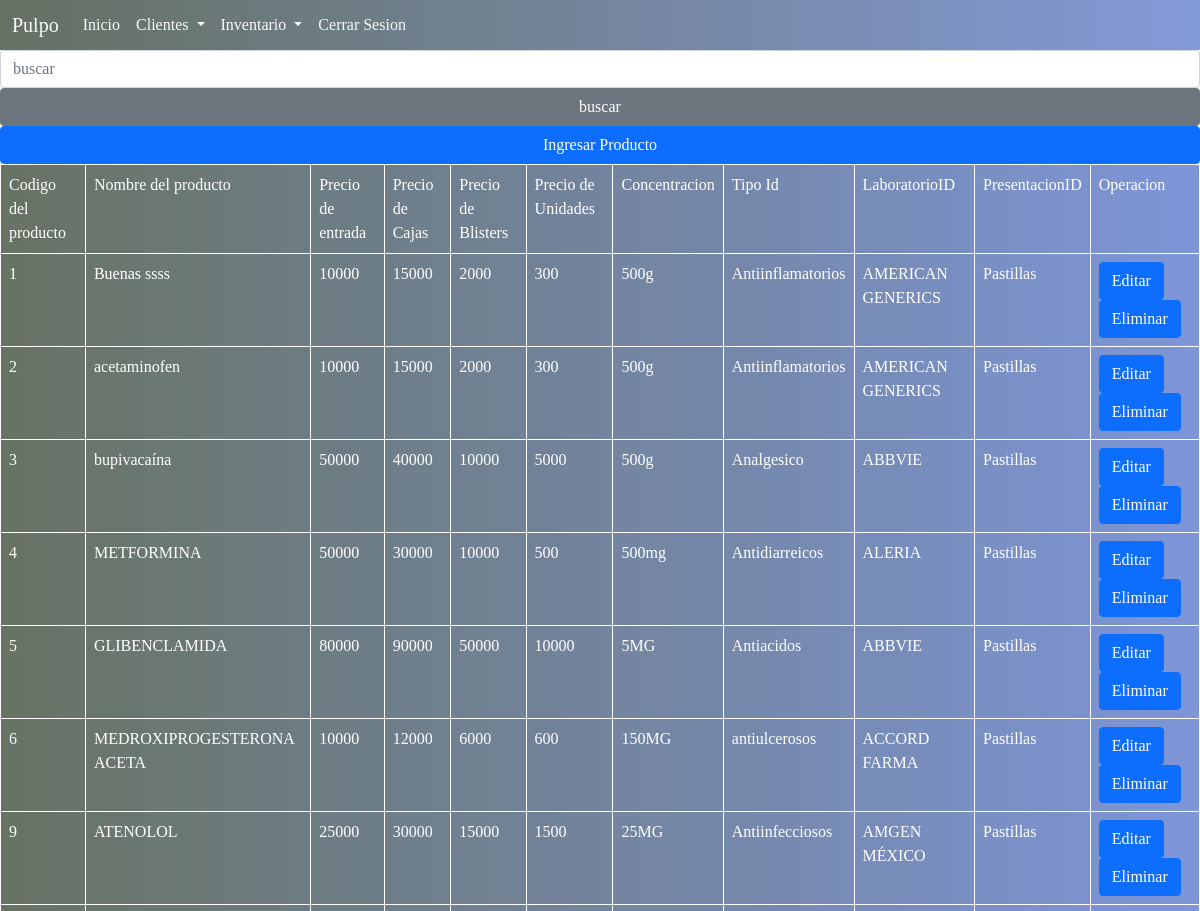
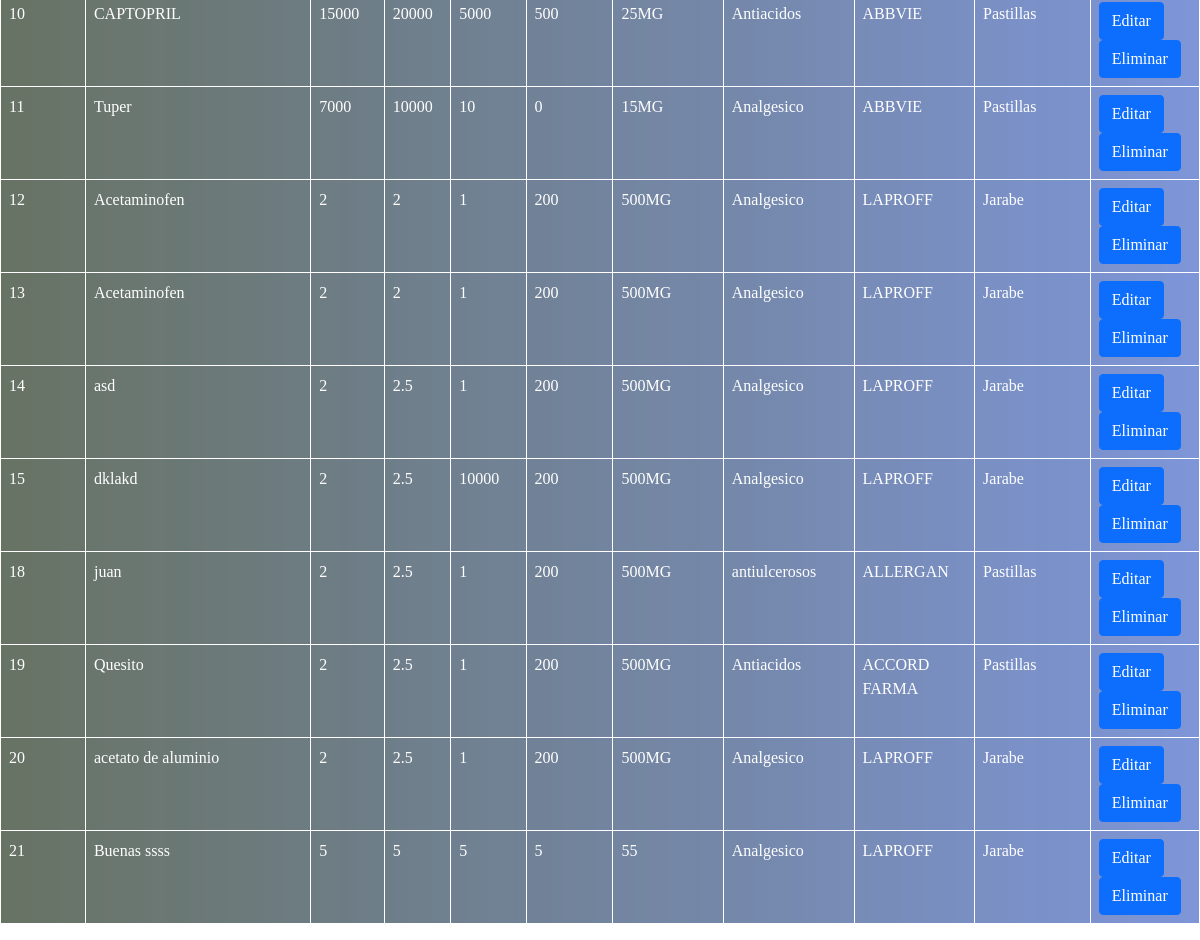
Page /inventario/producto/inventario.php on the committed database (2 pictures, top to bottom).
### tables this page shows
CREATE TABLE `producto` (
  `Codigo_Producto` int(25) NOT NULL,
  `Nombre_Producto` varchar(25) DEFAULT NULL,
  `Precio_Entrada` float DEFAULT NULL,
  `Precio_Caja` float DEFAULT NULL,
  `Precio_Blister` float DEFAULT NULL,
  `Precio_unidad` float DEFAULT NULL,
  `concentracion` varchar(25) DEFAULT NULL,
  `TipoID` int(25) DEFAULT NULL,
  `LaboratorioID` int(25) DEFAULT NULL,
  `PresentacionID` int(25) DEFAULT NULL
);

CREATE TABLE `tipo` (
  `ID_Tipo` int(25) NOT NULL,
  `Nombre_Tipo` varchar(25) DEFAULT NULL
);

CREATE TABLE `laboratorio` (
  `ID_Laboratorio` int(25) NOT NULL,
  `Nombre_Laboratorio` varchar(25) DEFAULT NULL
);

CREATE TABLE `presentacion` (
  `ID_Presentacion` int(25) NOT NULL,
  `Nombre_Presentacion` varchar(25) DEFAULT NULL
);

### php/conexion.php (called while the page is built, shortened)
<?php
class Conexion
{
    private $_HOST = 'localhost';
    private $_USERNAME = 'root';
    private $_PASSWORD = '0395';
    private $_DATABASE = 'pulpof';
    private $_con;
    public function __construct()
    {
        $this ->_con = new mysqli($this ->_HOST,
        $this->_USERNAME, $this->_PASSWORD, $this->_DATABASE );
    }
    public function login($sql){
     $res = mysqli_query($this->_con,$sql);
    return $res;
    }
    public function Mostrar($sql)
    {
        $res = mysqli_query($this->_con, $sql);
        return $res;
    }
}
?>

### php/productos.php (called while the page is built, shortened)
<?php
class productos
{
    public function readProducto()
    {
        $sql="SELECT * FROM producto";
        return $sql;
    }
}

### inventario/producto/inventario.php (the view, shortened to what this page needs)
<?php
include "../../php/productos.php";
include "../../php/conexion.php";
$producto = new productos();
$con = new Conexion();
$consul = $producto->readProducto();
$resultado = $con->Mostrar($consul);
?>
<!DOCTYPE html>
<html lang="en">
<head>
    <link href="https://cdn.jsdelivr.net/npm/bootstrap@5.1.3/dist/css/bootstrap.min.css" rel="stylesheet">
    <link rel="stylesheet" href="../../css/estilos.css">
    <link rel="stylesheet" href="../../css/estilos_inventario.css">
</head>
<body>
        <div class="container-fuild" >
        <nav class="navbar navbar-expand-lg navbar-light bg-light">
  <div class="container-fluid">
    <a class="navbar-brand text-light" href="#">Pulpo</a>
    <div class="collapse navbar-collapse" id="navbarSupportedContent">
      <ul class="navbar-nav me-auto mb-2 mb-lg-0">
        <li class="nav-item">
            <a class="nav-link text-light" href="../../facturacion/create_invoice.php">Inicio</a>
        </li>
        <li class="nav-item dropdown">
          <a class="nav-link dropdown-toggle text-light" href="verClientes.php" id="navbarDropdown" role="button" data-bs-toggle="dropdown" aria-expanded="false">
            Clientes
          </a>
        </li>
        <li class="nav-item dropdown">
          <a class="nav-link dropdown-toggle text-light" href="inventario/producto/inventario.php" id="navbarDropdown" role="button" data-bs-toggle="dropdown" aria-expanded="false">
            Inventario
          </a>
        </li>
        <li class="nav-item">
            <a class="nav-link text-light" href="../../php/cerrarsesion.php">Cerrar Sesion</a>
        </li>
      </ul>
    </div>
  </div>
</nav>
<form action="buscar.php" class="row g-0" method="get">
  <input class="form-control " type="text" name="buscar" id="buscar" placeholder="buscar" >
  <input class="btn btn-secondary" type="submit" value="buscar">
</form>
<form action="ingresarproductos.php" class="row g-0">
<input class="btn btn-primary" type="submit" value="Ingresar Producto">
</form>
<table class="table table-hover">
    <tr>
        <td>Codigo del producto</td>
        <td>Nombre del producto</td>
        <td>Precio de entrada</td>
        <td>Precio de Cajas</td>
        <td>Precio de Blisters</td>
        <td>Precio de Unidades</td>
        <td>Concentracion</td>
        <td>Tipo Id</td>
        <td>LaboratorioID</td>
        <td>PresentacionID</td>
        <td>Operacion</td>
    </tr>
    <?php
    While ($row=Mysqli_fetch_assoc($resultado)){
    ?>
    <tr>
      <td> <?php echo $row["Codigo_Producto"];  ?> </td>
      <td> <?php echo $row["Nombre_Producto"];  ?></td>
      <td> <?php echo $row["Precio_Entrada"];  ?></td>
      <td> <?php echo $row["Precio_Caja"];  ?></td>
      <td> <?php echo $row["Precio_Blister"];  ?></td>
      <td> <?php echo $row["Precio_unidad"];  ?></td>
      <td> <?php echo $row["concentracion"];  ?></td>
    <td><?php
          $sqlTipo = "SELECT `Nombre_Tipo` FROM `tipo` WHERE `ID_Tipo`=$row[TipoID];";
          $queryTipo = $con->login($sqlTipo);
          $result_Tipo = mysqli_num_rows($queryTipo);
        ?>
      <?php
            if($result_Tipo > 0){
                while ($Tipo = mysqli_fetch_array($queryTipo)){
      ?>
          <?php echo $Tipo["Nombre_Tipo"];?>
          <?php
             }}
          ?>
    </td>
    <td><?php
          $sqlLab = "SELECT `Nombre_Laboratorio` FROM `laboratorio` WHERE `ID_Laboratorio`=$row[LaboratorioID];";
          $queryLab = $con->login($sqlLab);
          $result_Lab = mysqli_num_rows($queryLab);
        ?>
        <?php
            if($result_Lab > 0){
              while ($Lab = mysqli_fetch_array($queryLab)){
        ?>
            <?php echo $Lab["Nombre_Laboratorio"];?>
        <?php
            }}
        ?>
    </td>
    <td> <?php
          $sqlPresent = "SELECT `Nombre_Presentacion` FROM `presentacion` WHERE `ID_Presentacion`=$row[PresentacionID];";
          $queryPresent = $con->login($sqlPresent);
          $result_presentacion = mysqli_num_rows($queryPresent);
        ?>
        <?php
            if($result_presentacion > 0){
              while ($presentacion = mysqli_fetch_array($queryPresent)){
        ?>
        <?php echo $presentacion["Nombre_Presentacion"];?>
        <?php
          }}
        ?></td>
    <td> <a class="btn btn-primary"  href="actualizarP.php? id=<?php echo $row["Codigo_Producto"];  ?>"> Editar</a>
    <a class="btn btn-primary"  onclick="return borrar()" href="procesoEliminar.php? id=<?php echo $row["Codigo_Producto"];  ?>" class="eliminar"> Eliminar</a></td>
    </tr>
    <?php
      } mysqli_free_result($resultado);
    ?>
    </table>
</body>
</html>

### CSS/estilos.css (style rules this page uses)
* { margin: 0; padding: 0; box-sizing: border-box; }
body { font-family: Georgia, 'Times New Roman', Times, serif; }
nav { text-align: right; padding: 15px 30px 0 0; position: fixed; top: 0; left: 0; width: 100%; height: 50px; background: hsla(224, 58%, 48%, 0.404); background: -webkit-linear-gradient(to right, hsla(104, 100%, 5%, 0.61),hsla(224, 58%, 48%, 0.603) ); background: linear-gradient(to right, hsla(104, 100%, 5%, 0.61),hsla(224, 58%, 48%, 0.596)); box-sizing: border-box; z-index: 1001; }

### CSS/estilos_inventario.css (style rules this page uses)
* { margin: 0; padding: 0; box-sizing: border-box; }
a { text-decoration: none; }
body { font-family: Georgia, 'Times New Roman', Times, serif; }
table { background: -webkit-linear-gradient(to right, hsla(104, 100%, 5%, 0.61),hsla(224, 58%, 48%, 0.644) ); background: linear-gradient(to right, hsla(104, 100%, 5%, 0.61),hsla(224, 58%, 48%, 0.637)); border: 1px solid; }
table td { border: 1px solid white; }
.table td { color: white; }
.table a { color: white; text-decoration: none; }

### rows in the picture
producto: Codigo_Producto "1", Nombre_Producto "Buenas ssss", Precio_Entrada "10000", Precio_Caja "15000", Precio_Blister "2000", Precio_unidad "300", concentracion "500g"
tipo: Nombre_Tipo "Antiinflamatorios"
laboratorio: Nombre_Laboratorio "AMERICAN GENERICS"
presentacion: Nombre_Presentacion "Pastillas"
producto: Codigo_Producto "2", Nombre_Producto "acetaminofen", Precio_Entrada "10000", Precio_Caja "15000", Precio_Blister "2000", Precio_unidad "300", concentracion "500g"
producto: Codigo_Producto "3", Nombre_Producto "bupivacaína", Precio_Entrada "50000", Precio_Caja "40000", Precio_Blister "10000", Precio_unidad "5000", concentracion "500g"
tipo: Nombre_Tipo "Analgesico"
laboratorio: Nombre_Laboratorio "ABBVIE"
producto: Codigo_Producto "4", Nombre_Producto "METFORMINA", Precio_Entrada "50000", Precio_Caja "30000", Precio_Blister "10000", Precio_unidad "500", concentracion "500mg"
tipo: Nombre_Tipo "Antidiarreicos"
laboratorio: Nombre_Laboratorio "ALERIA"
producto: Codigo_Producto "5", Nombre_Producto "GLIBENCLAMIDA", Precio_Entrada "80000", Precio_Caja "90000", Precio_Blister "50000", Precio_unidad "10000", concentracion "5MG"
tipo: Nombre_Tipo "Antiacidos"
producto: Codigo_Producto "6", Nombre_Producto "MEDROXIPROGESTERONA ACETA", Precio_Entrada "10000", Precio_Caja "12000", Precio_Blister "6000", Precio_unidad "600", concentracion "150MG"
tipo: Nombre_Tipo "antiulcerosos"
laboratorio: Nombre_Laboratorio "ACCORD FARMA"
producto: Codigo_Producto "9", Nombre_Producto "ATENOLOL", Precio_Entrada "25000", Precio_Caja "30000", Precio_Blister "15000", Precio_unidad "1500", concentracion "25MG"
tipo: Nombre_Tipo "Antiinfecciosos"
laboratorio: Nombre_Laboratorio "AMGEN MÉXICO"
producto: Codigo_Producto "10", Nombre_Producto "CAPTOPRIL", Precio_Entrada "15000", Precio_Caja "20000", Precio_Blister "5000", Precio_unidad "500", concentracion "25MG"
producto: Codigo_Producto "11", Nombre_Producto "Tuper", Precio_Entrada "7000", Precio_Caja "10000", Precio_Blister "10", Precio_unidad "0", concentracion "15MG"
producto: Codigo_Producto "12", Nombre_Producto "Acetaminofen", Precio_Entrada "2", Precio_Caja "2", Precio_Blister "1", Precio_unidad "200", concentracion "500MG"
laboratorio: Nombre_Laboratorio "LAPROFF"
presentacion: Nombre_Presentacion "Jarabe"
producto: Codigo_Producto "13", Nombre_Producto "Acetaminofen", Precio_Entrada "2", Precio_Caja "2", Precio_Blister "1", Precio_unidad "200", concentracion "500MG"
producto: Codigo_Producto "14", Nombre_Producto "asd", Precio_Entrada "2", Precio_Caja "2.5", Precio_Blister "1", Precio_unidad "200", concentracion "500MG"
producto: Codigo_Producto "15", Nombre_Producto "dklakd", Precio_Entrada "2", Precio_Caja "2.5", Precio_Blister "10000", Precio_unidad "200", concentracion "500MG"
producto: Codigo_Producto "18", Nombre_Producto "juan", Precio_Entrada "2", Precio_Caja "2.5", Precio_Blister "1", Precio_unidad "200", concentracion "500MG"
laboratorio: Nombre_Laboratorio "ALLERGAN"
producto: Codigo_Producto "19", Nombre_Producto "Quesito", Precio_Entrada "2", Precio_Caja "2.5", Precio_Blister "1", Precio_unidad "200", concentracion "500MG"
laboratorio: Nombre_Laboratorio "ACCORD FARMA"
producto: Codigo_Producto "20", Nombre_Producto "acetato de aluminio", Precio_Entrada "2", Precio_Caja "2.5", Precio_Blister "1", Precio_unidad "200", concentracion "500MG"
producto: Codigo_Producto "21", Nombre_Producto "Buenas ssss", Precio_Entrada "5", Precio_Caja "5", Precio_Blister "5", Precio_unidad "5", concentracion "55"
